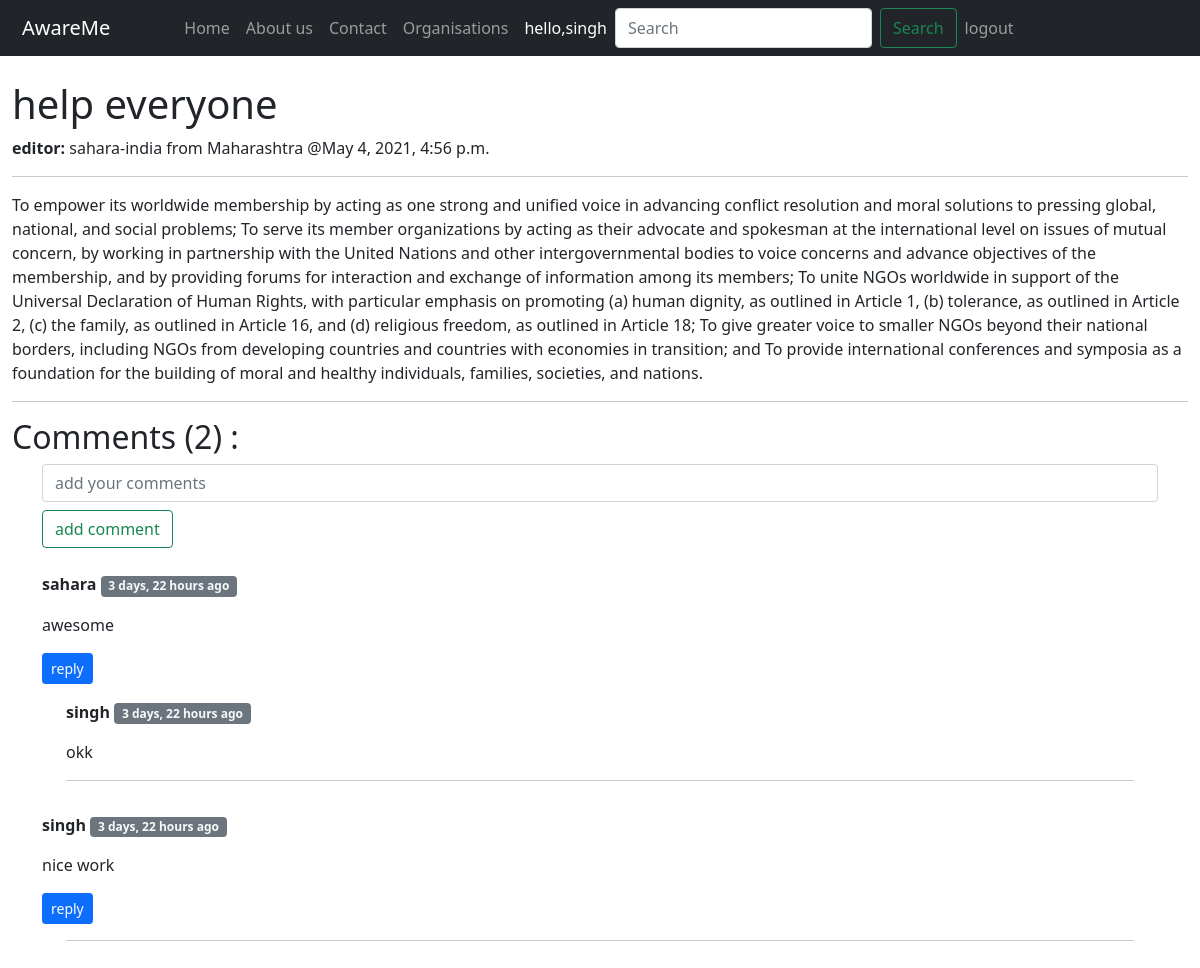
Page /awareme/newsFeed/5/ (signed in) on the earlier database version.
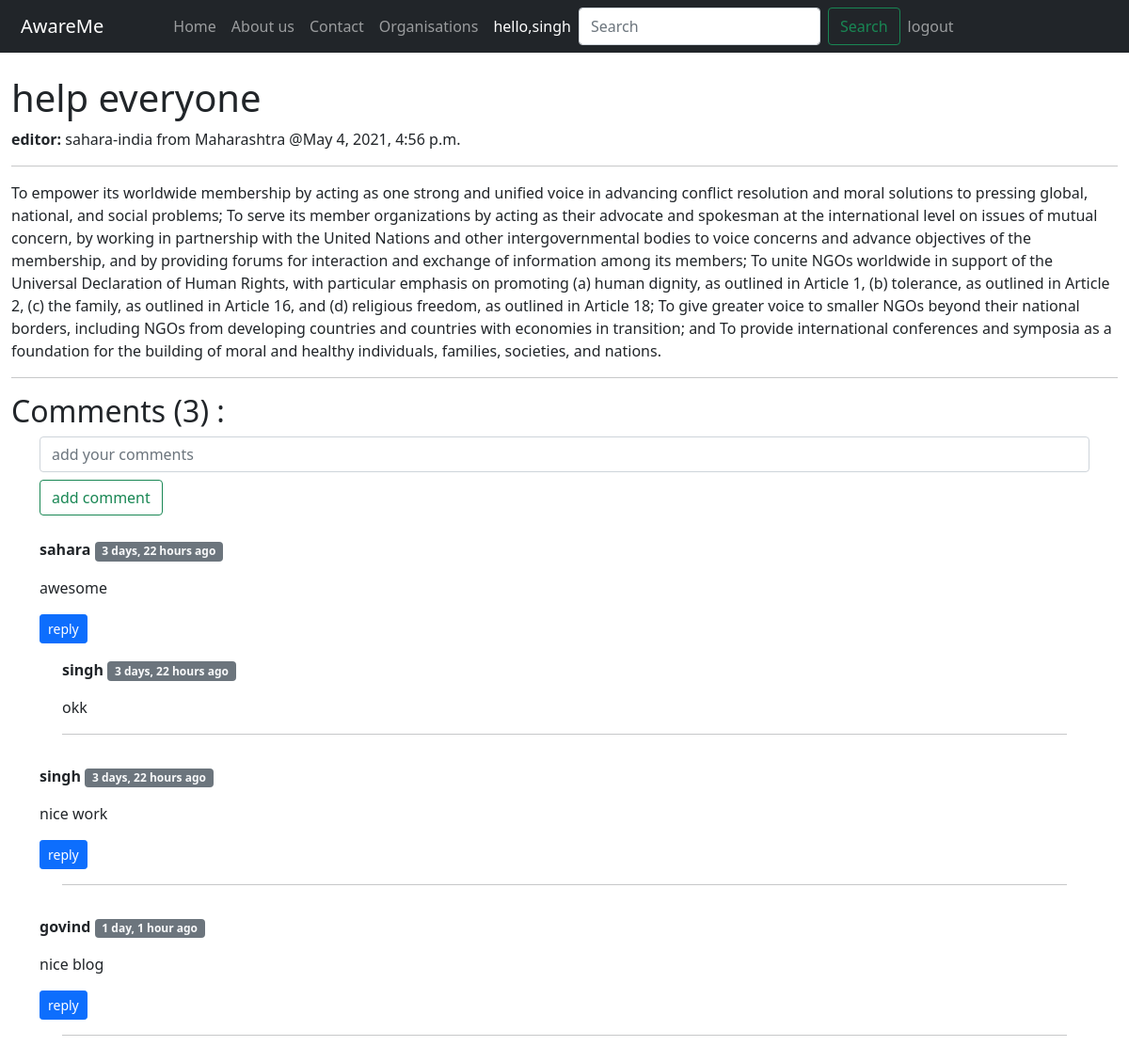
Same page on the later database version.
### awaremeapp/models.py (models this page shows)
class FeedComment(models.Model):
    comment=models.TextField(blank=True,null=True)
    writer=models.ForeignKey(User,on_delete=models.CASCADE)
    post=models.ForeignKey(OrgFeed, on_delete=models.CASCADE)
    parent=models.ForeignKey('self', on_delete=models.CASCADE,null=True)
    timestamp = models.DateTimeField(default=now)
    def __str__(self):
        return str(self.writer) +' --wrote--> ' +self.comment[0:4] + '...'

### awaremeapp/views.py (the view)
# urls.py: path('newsFeed/<str:pk>/',views.newsFeed,name="newsFeed"),
@login_required(login_url='login')
def newsFeed(request,pk):
    newspk=OrgFeed.objects.get(id=pk)
    comments=FeedComment.objects.filter(post=newspk,parent=None)
    replies=FeedComment.objects.filter(post=newspk).exclude(parent=None)
    replyDict={}
    for reply in replies:
        if reply.id not in replyDict.keys():
            replyDict[reply.parent.id]=[reply]
        else:
            replyDict[reply.parent.id].append(reply)
    print(replyDict)
    count=comments.count()
    context={'newspk':newspk,'comments':comments,'count':count,'replyDict':replyDict}
    return render(request,'awaremeapp/news_feed.html',context)

### awaremeapp/templatetags/extras.py (called while the page is built)
@register.filter(name='get_val')
def get_val(dict,key):
    return dict.get(key)

### templates/awaremeapp/news_feed.html (shortened to what this page needs)
{% extends 'awaremeapp/orgbase.html' %}
{% block content %}
{% load humanize %}
{% load extras %}
<br>
<div class="container-fluid">
    <h1>{{newspk.title}}</h1>
    <p><b>editor: </b>{{newspk.author}} from {{newspk.locations}} @{{newspk.timestamp}}</p>
    <hr>
    <p>{{newspk.brief}}</p>
    <hr>
    <div>
        <h2>Comments ({{count}}) :</h2>
        <form action="{% url 'postComment' newspk.id %}" method="POST">
            <div class="container">
                <input type="text" class="form-control" name="comment" placeholder="add your comments" rows="2"
                    cols="1">
                <button type="submit" class="btn btn-outline-success my-2">add comment</button>
            </div>
        </form>
        {% for comment in comments %}
        <div class="container">
            <div class="row my-3">
                <p><b>{{comment.writer}} </b><span
                        class="badge bg-secondary text-light">{{comment.timestamp|naturaltime}}</span> </p>
                <p>{{comment.comment}}</p>
                <div class="replybox mx-0">
                    <p>
                        <button class="btn btn-sm btn-primary" type="button" data-bs-toggle="collapse"
                            data-bs-target="#replybox{{comment.id}}" aria-expanded="false"
                            aria-controls="replybox{{comment.id}}">
                            reply
                        </button>
                    </p>
                    <div class="replies mx-4 my-1">
                        {% for reply in replyDict|get_val:comment.id %}
                        <p><b>{{reply.writer}} </b><span
                                class="badge bg-secondary text-light">{{comment.timestamp|naturaltime}}</span></p>
                        {{reply.comment}}
                        {% endfor %}
                        <hr>
                    </div>
                </div>
            </div>
        </div>
    </div>
    {% endfor %}
{% endblock %}

Differences in the rows shown:
added FeedComment: writer "govind", timestamp "1 day, 1 hour ago", comment "nice blog", shown under "Comments (3) :"
Other differences:
{{ count }}: "2" → "3"
